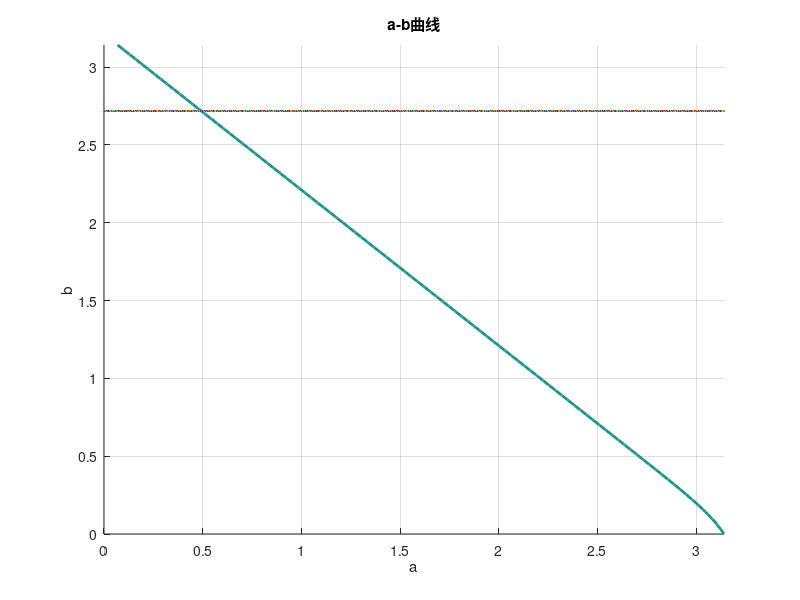

Reproduce this figure in MATLAB.
% 定义变量范围
a = linspace(0, pi, 100);
b = linspace(0, pi, 100);
% 定义c的取值
c_values = 0.069

% 创建网格
[A, B] = meshgrid(a, b);

% 绘制a-b曲线
figure;
hold on;
for i = 1:length(c_values)
    c = c_values(i);
    
    % 计算方程左侧和右侧的值
    left_side = sin(A + B - c);
    right_side = sin(A  - c ) .* exp(-B ./ tan(c));
    
    % 绘制当前c值下的a-b曲线
    contour(A, B, left_side - right_side, [0 0], 'LineWidth', 2);
end
hold off;
title('a-b曲线');
xlabel('a');
ylabel('b');
grid on;

hold on 
 a=0.001:0.001:pi;
% b=-1.00*a + 3.2106;
% b(b > pi) = pi;
% d=b;
% d(2860:3141)=a(2860:3141)*(-1.045)+ 3.3356;
d=e;
b=d;
e(3100:3141)=a(3100:3141)*(-1.681)+ 1.681*pi;
plot(a,d)